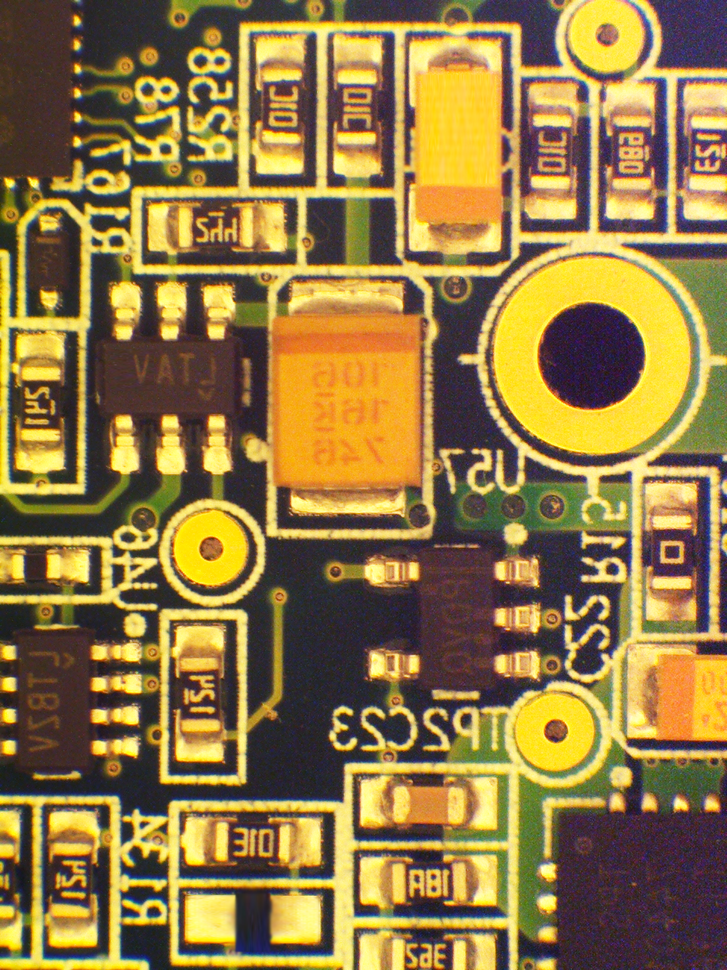
#> input picture Assignment 22/Board/board-origin.bmp, 727 x 970 px, shrunk from 960 x 1280 before the run
$ python board.py
#> lines starting #> are read from the running program, lines starting #| are printed output that depends on the picture
import cv2
import numpy as np

img1 = cv2.imread("board-origin.bmp", 0)
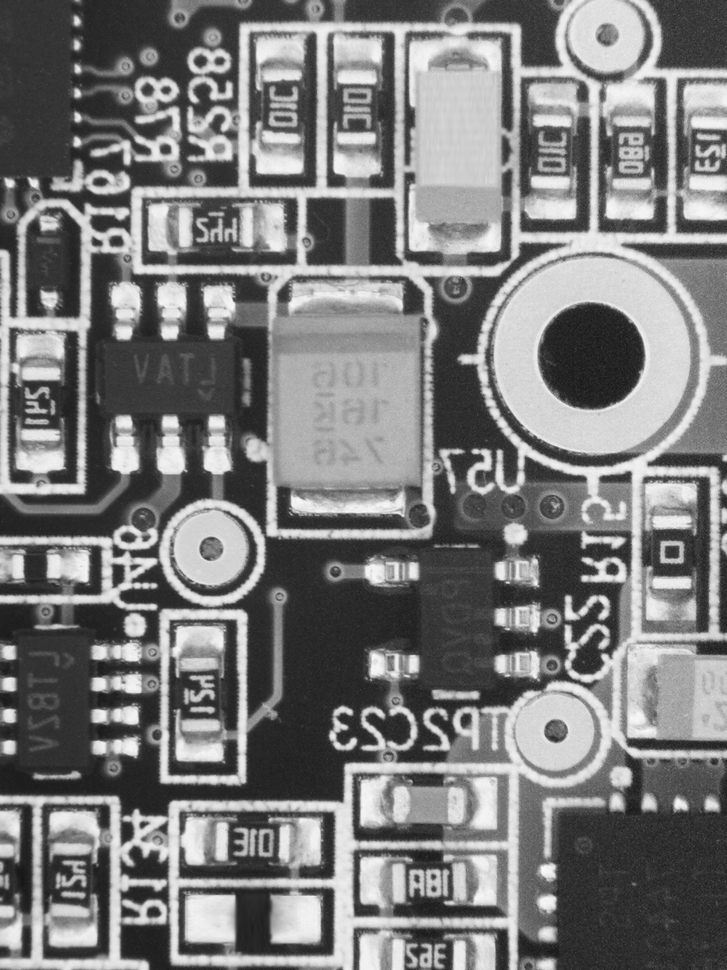
#> img1: shape (970, 727); min 19, max 251, mean 123.2
img2 = cv2.imread("board-test.bmp", 0)
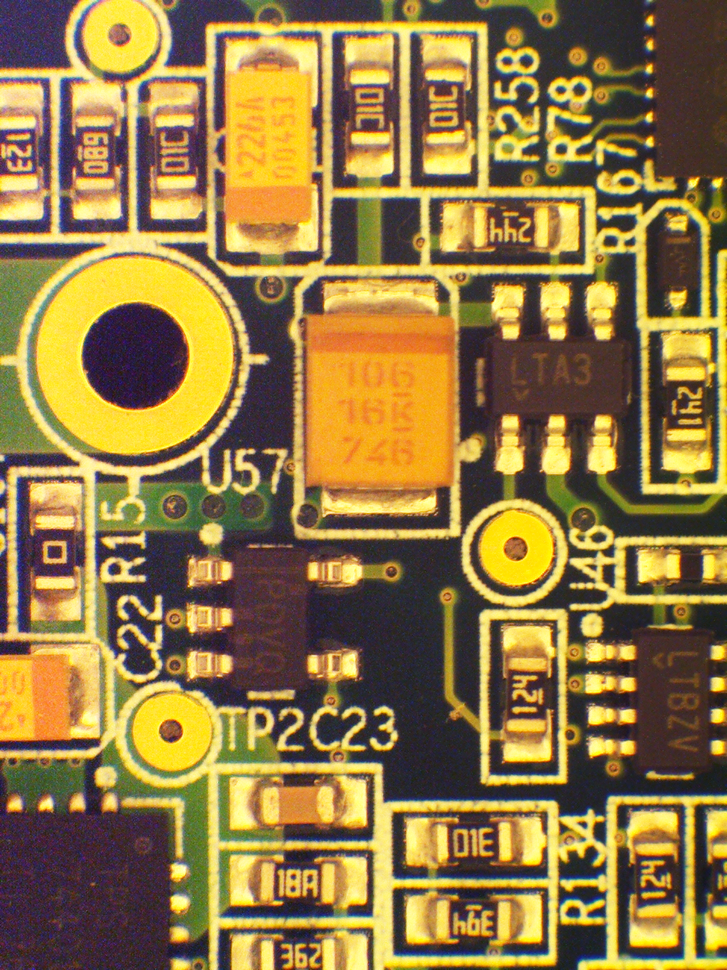
#> input picture Assignment 22/Board/board-test.bmp, 727 x 970 px, shrunk from 960 x 1280 before the run
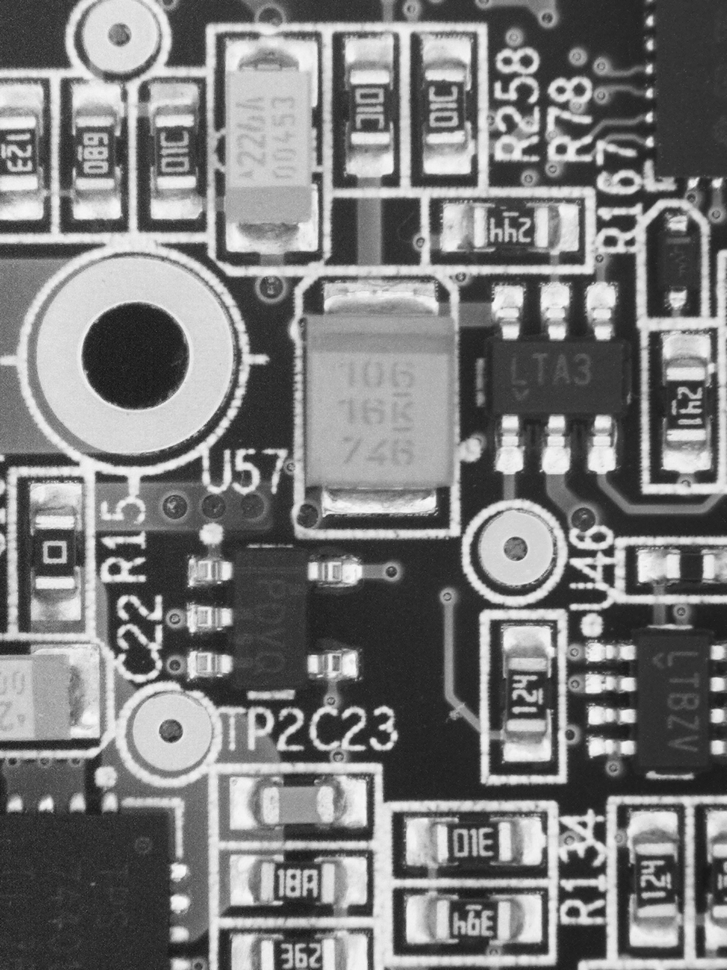
#> img2: shape (970, 727); min 19, max 251, mean 123

img2 = img2[::,::-1]

result = cv2.subtract(img1,img2)
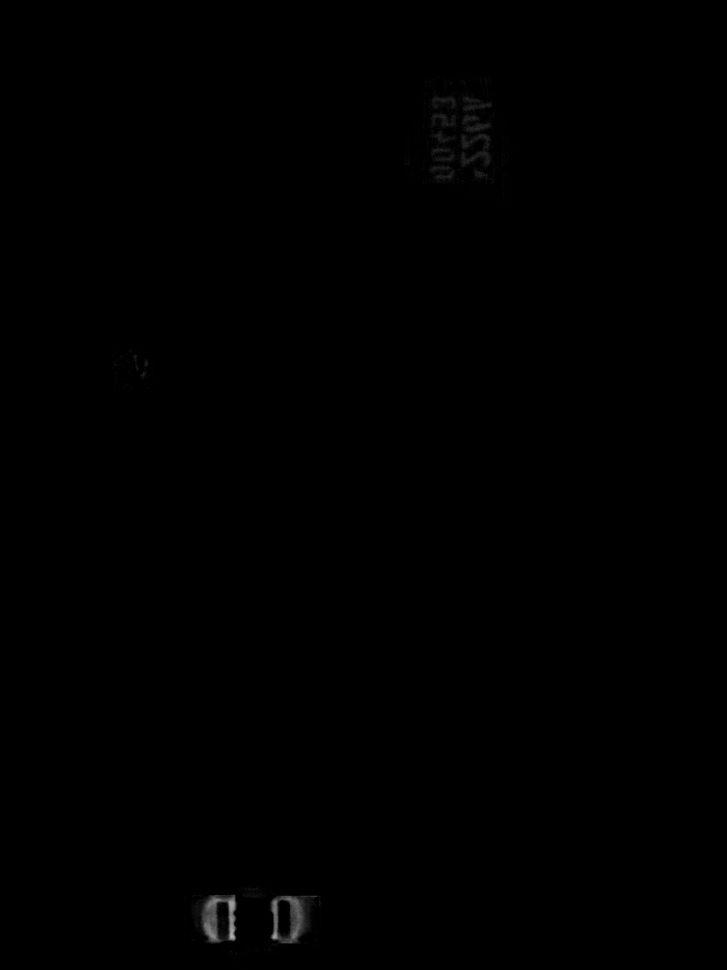
#> result: shape (970, 727); min 0, max 176, mean 0.4

cv2.imwrite('board.jpg', result)

cv2.imshow('output', result)

cv2.waitKey()
